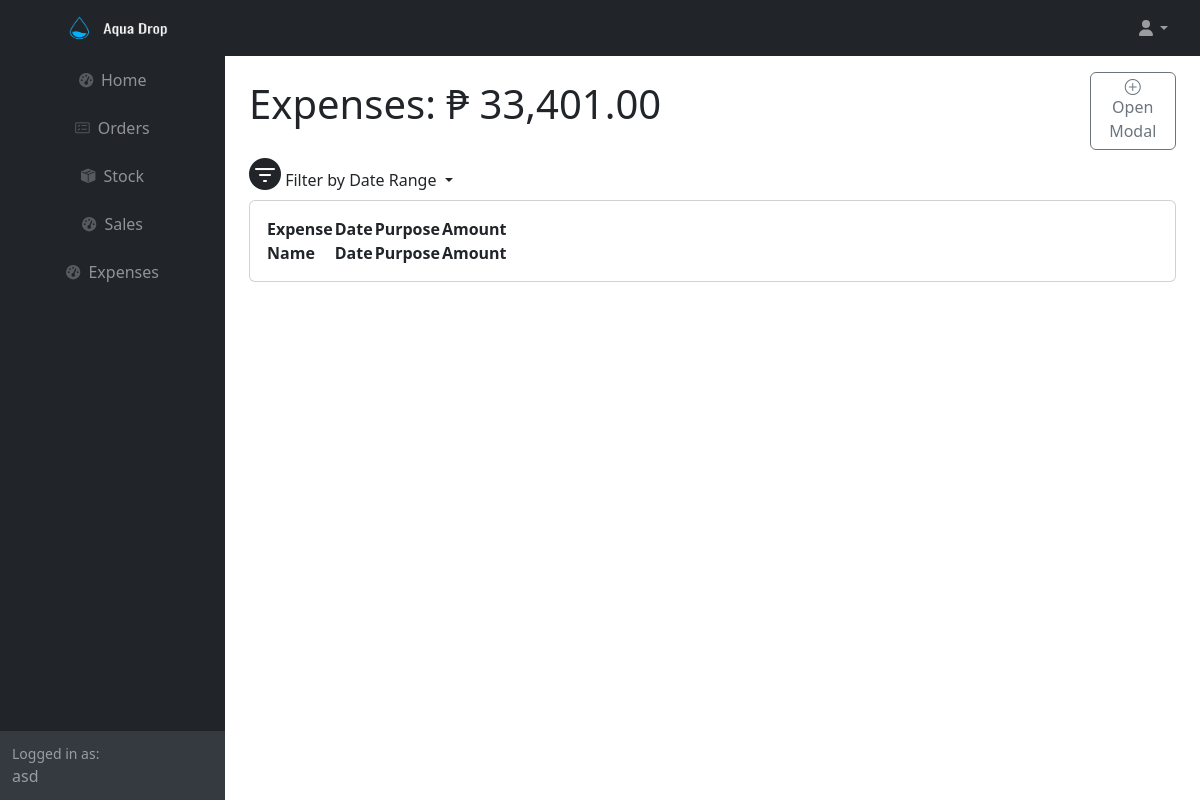
Page /expenses.php (signed in) on the earlier database version.
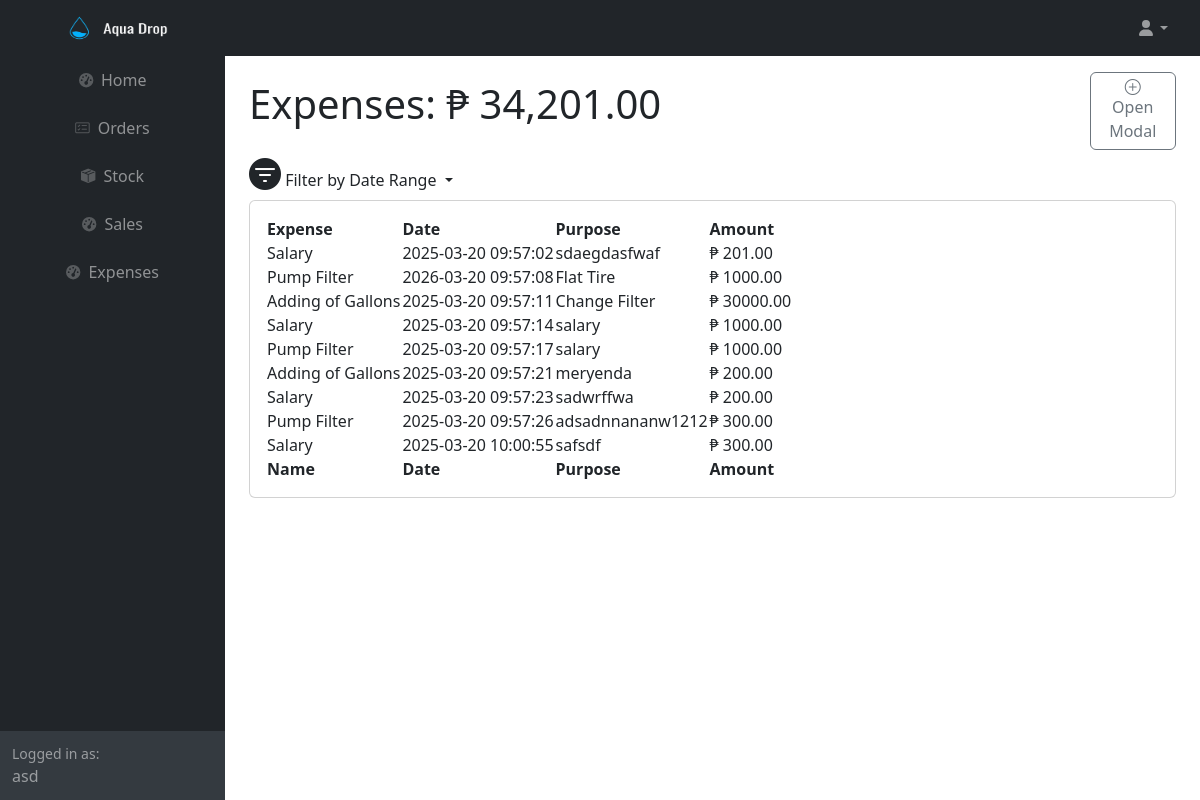
Same page on the later database version.
### tables this page shows
CREATE TABLE IF NOT EXISTS `expenses` (
  `expense_id` int(11) NOT NULL AUTO_INCREMENT,
  `expenses_id` int(11) NOT NULL,
  `date` timestamp NOT NULL DEFAULT current_timestamp() ON UPDATE current_timestamp(),
  `purpose` varchar(255) NOT NULL,
  `amount` decimal(10,2) NOT NULL,
  PRIMARY KEY (`expense_id`)
);

CREATE TABLE IF NOT EXISTS `expense_type` (
  `expenses_id` int(11) NOT NULL AUTO_INCREMENT,
  `expense_name` varchar(255) NOT NULL,
  PRIMARY KEY (`expenses_id`)
);

### expenses.php (the view, shortened to what the changed rows need)
<?php
	require ('db.php');
    if (isset($_GET['start_date']) && isset($_GET['end_date'])) {
        $start_date = $_GET['start_date'];
        $end_date = $_GET['end_date'];
        if (validateDate($start_date) && validateDate($end_date)) {
            $start_datetime = $start_date . ' 00:00:00';
            $end_datetime = $end_date . ' 23:59:59';
            $sql = "SELECT * FROM expenses e1 JOIN expense_type e2 ON e1.expenses_id = e2.expenses_id WHERE date BETWEEN :start_date AND :end_date";
            $stmt = $conn->prepare($sql);
            $stmt->bindParam(':start_date', $start_datetime, PDO::PARAM_STR);
            $stmt->bindParam(':end_date', $end_datetime, PDO::PARAM_STR);
            $stmt->execute();
            $data = $stmt->fetchAll(PDO::FETCH_ASSOC);
            $sql_total_amount = "SELECT SUM(amount) AS total_amount FROM expenses WHERE date BETWEEN :start_date AND :end_date";
            $stmt_total_amount = $conn->prepare($sql_total_amount);
            $stmt_total_amount->bindParam(':start_date', $start_datetime, PDO::PARAM_STR);
            $stmt_total_amount->bindParam(':end_date', $end_datetime, PDO::PARAM_STR);
            $stmt_total_amount->execute();
            $total_amount = $stmt_total_amount->fetch(PDO::FETCH_ASSOC)['total_amount'];
        }
    }
    else{
        $sql = "SELECT * FROM expenses e1 JOIN expense_type e2 ON e1.expenses_id = e2.expenses_id ";
        $stmt = $conn->prepare($sql);
        $stmt->execute();
        $data = $stmt->fetchAll(PDO::FETCH_ASSOC);
        $sql_total_amount = "SELECT SUM(amount) AS total_amount FROM expenses";
        $stmt_total_amount = $conn->prepare($sql_total_amount);
        $stmt_total_amount->execute();
        $total_amount = $stmt_total_amount->fetch(PDO::FETCH_ASSOC)['total_amount'];
    }
?>
<html lang="en">
    <head>
        <link rel="stylesheet" href="https://cdn.jsdelivr.net/npm/bootstrap-icons/font/bootstrap-icons.css">
        <link href="https://cdn.jsdelivr.net/npm/simple-datatables@7.1.2/dist/style.min.css" rel="stylesheet" />
        <link href="css/styles.css" rel="stylesheet" />
    </head>
    <body class="sb-nav-fixed">
        <div id="layoutSidenav">
            <div id="layoutSidenav_content">
                <main>
                    <div class="container-fluid px-4">
                        <div class="row">
                            <div class="col-10">
                                <h1 class="mt-4">Expenses: ₱ <?php echo number_format($total_amount, 2); ?></h1>
                            </div>
                        </div>
                        <div class="card mb-4">
                            <div class="card-body">
                                <table id="datatablesSimple">
                                    <thead>
                                        <tr>
                                            <th>Expense</th>
                                            <th>Date</th>
                                            <th>Purpose</th>
                                            <th>Amount</th>
                                        </tr>
                                    </thead>
                                    <tfoot>
                                        <tr>
                                            <th>Name</th>
                                            <th>Date</th>
                                            <th>Purpose</th>
                                            <th>Amount</th>
                                        </tr>
                                    </tfoot>
                                    <tbody>
                                        <?php foreach($data as $row): ?>
                                        <tr>
                                            <td><?php echo $row['expense_name']?></td>
                                            <td><?php echo $row['date']?></td>
                                            <td><?php echo $row['purpose']?></td>
                                            <td>₱ <?php echo $row['amount']?></td>
                                        </tr>
                                        <?php endforeach;?>
                                    </tbody>
                                </table>
                            </div>
                        </div>
                    </div>
                </main>
            </div>
        </div>
    </body>
</html>

Differences in the rows shown:
now on this page (row edited): expenses: expenses.expense_name "Salary", date "2025-03-20 09:57:02", purpose "sdaegdasfwaf", amount "201.00"
now on this page (row edited): expenses: expenses.expense_name "Pump Filter", date "2026-03-20 09:57:08", purpose "Flat Tire", amount "1000.00"
now on this page (row edited): expenses: expenses.expense_name "Adding of Gallons", date "2025-03-20 09:57:11", purpose "Change Filter", amount "30000.00"
now on this page (row edited): expenses: expenses.expense_name "Salary", date "2025-03-20 09:57:14", purpose "salary", amount "1000.00"
now on this page (row edited): expenses: expenses.expense_name "Pump Filter", date "2025-03-20 09:57:17", purpose "salary", amount "1000.00"
now on this page (row edited): expenses: expenses.expense_name "Adding of Gallons", date "2025-03-20 09:57:21", purpose "meryenda", amount "200.00"
added expenses: expenses.expense_name "Salary", date "2025-03-20 09:57:23", purpose "sadwrffwa", amount "200.00"
added expenses: expenses.expense_name "Pump Filter", date "2025-03-20 09:57:26", purpose "adsadnnananw1212", amount "300.00"
added expenses: expenses.expense_name "Salary", date "2025-03-20 10:00:55", purpose "safsdf", amount "300.00"
Other differences:
$total_amount: "33,401.00" → "34,201.00"
